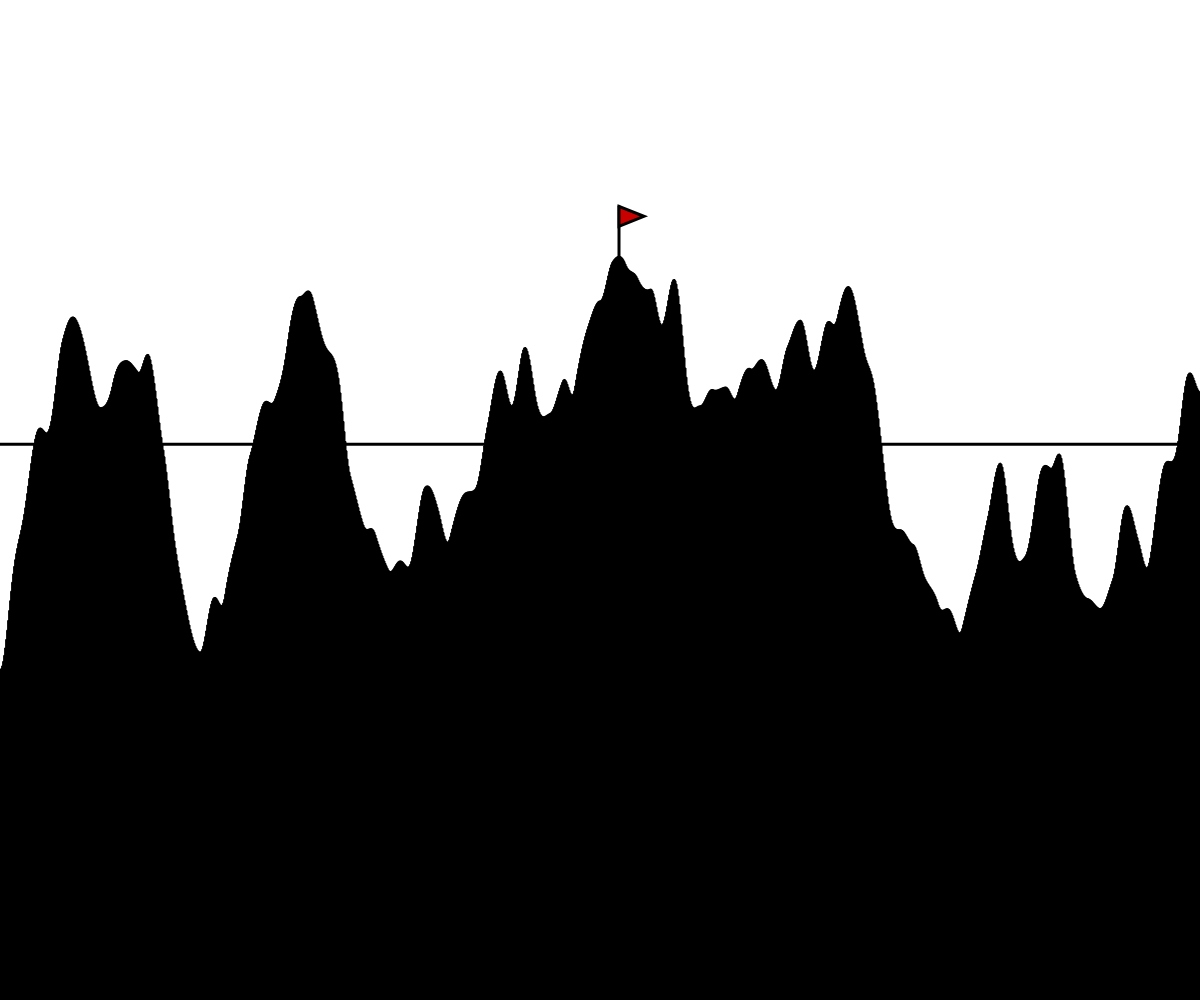
Frame 1 (no input)
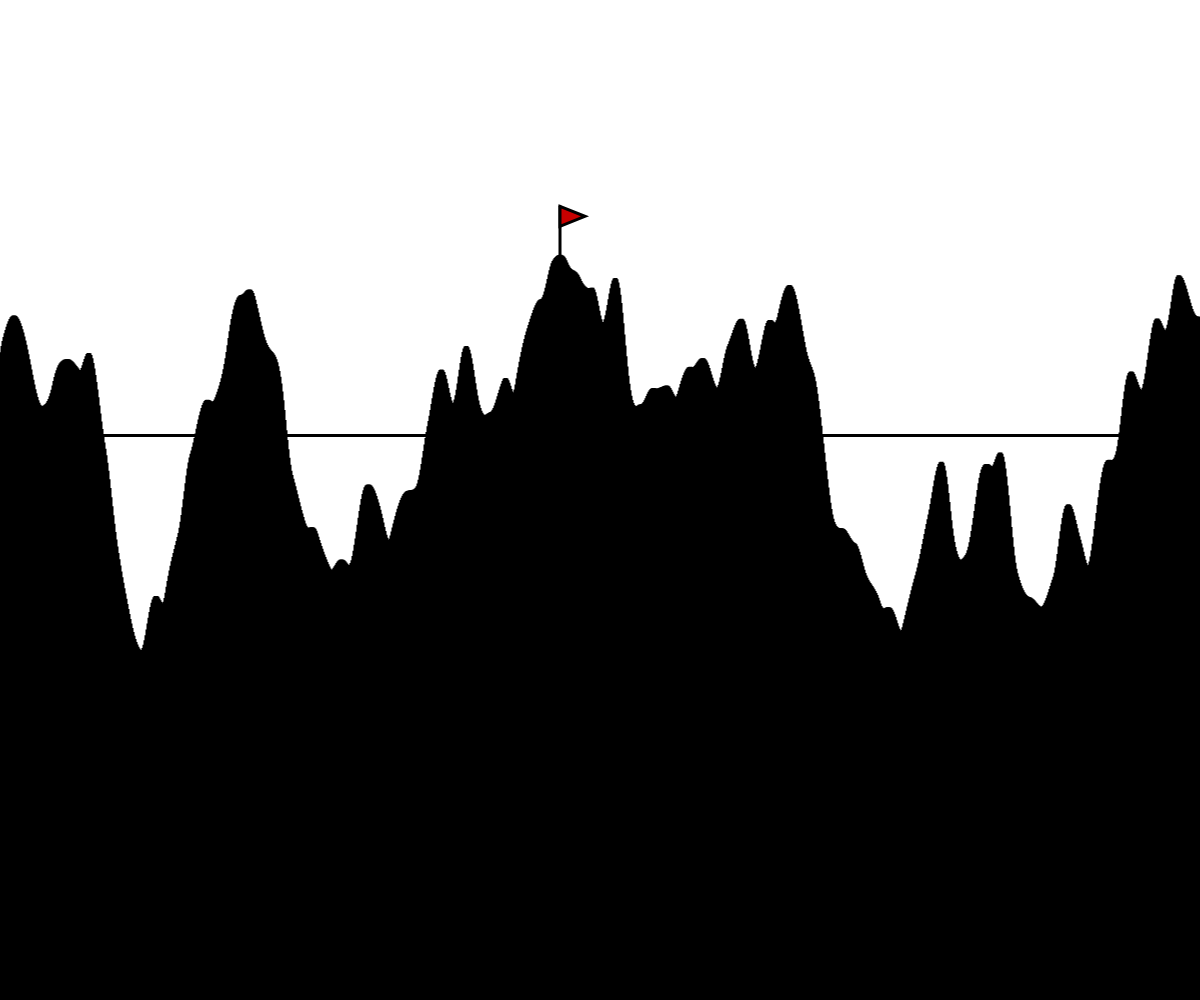
Frame 60 (no input)
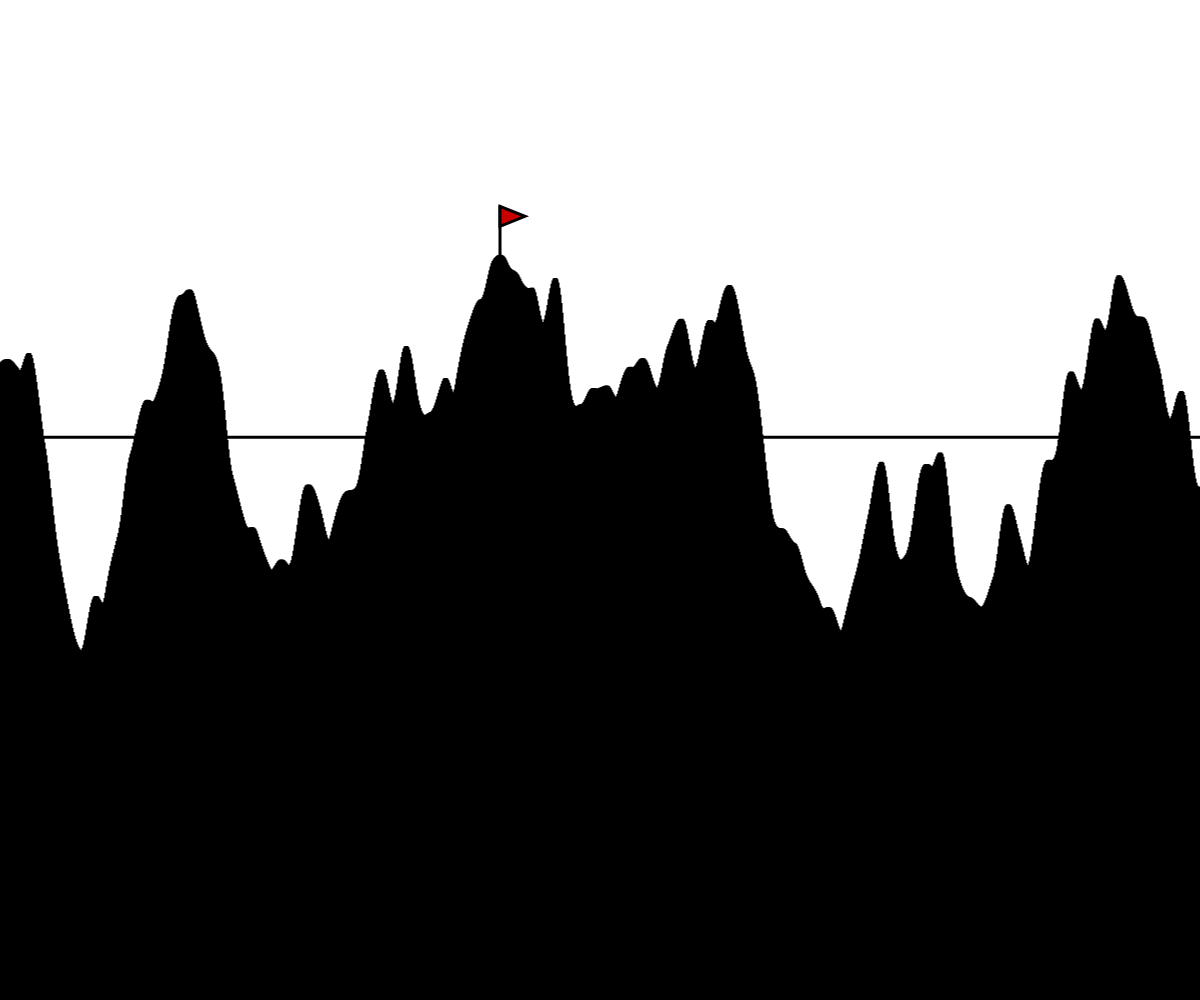
Frame 120 (the mouse pressed at the canvas centre since frame 60)

The p5.js sketch that drew these frames (run headless with seeded random() and noise() and a simulated clock; from frame 60 on, the mouse is pressed at the canvas centre):

// p5.js sketch
// ── sketch.js
// terran generater
// Leif C.
// 4/5/2019
//
// Extra for Experts:
// - describe what you did to take this project "above and beyond"

//declares all varbles.
let start = 0;
let inc = 0.01;
let xOffset = 0.01;
let highest = 2000;
let flagX;
let average = 0;
let rectNum = 0;

function setup() {
  createCanvas(windowWidth, windowHeight);
}

function draw() {
  generateTerrian();//links to the other functions.
  drawFlag();
  averageHeight();
}

function generateTerrian(){
  background(255);
  fill(0);
  let xOffset = start;
  highest = height;
  flagX = 0;
  average = 0;
  rectNum = 0;
  for(let x = 0; x < width; x ++){//this loop creates the rectangles that build the terrain.
    let y = noise(xOffset) * height;
    if (y <= highest){//find and stores the highest point and checks as new terrain is made.
      highest = y;
      flagX = x;
    }
    average += y;//stores the average.
    rectNum ++;
    rect(x, y, 1, height- y );
    xOffset += inc;
  }
  start += inc;
}

function drawFlag(){//draws the flag as an indicator of the highest point 
  fill(200,100,50)
  strokeWeight(3)
  line (flagX,highest,flagX,highest-50);
  fill(200,0,0);
  triangle(flagX, highest -50,flagX + 25, highest - 40 , flagX, highest - 30);
}

function averageHeight(){//draws a line at the average height of the rectangles
  average = average/rectNum;
  line(0, average, width, average);
}
